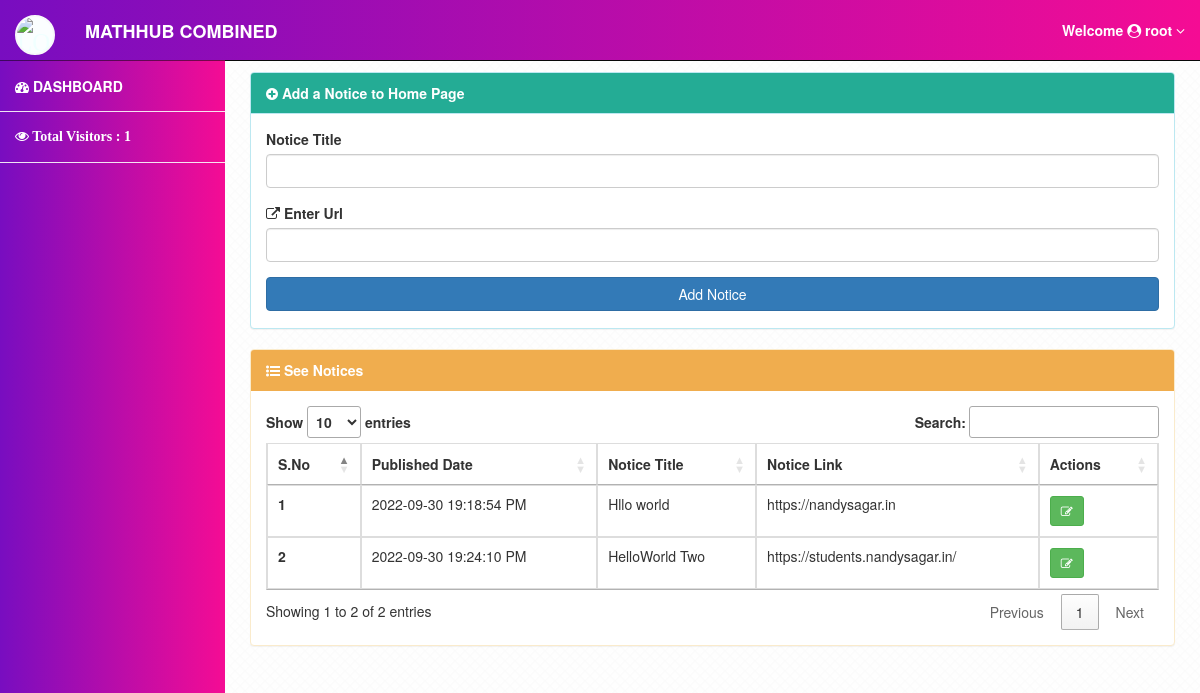
The page /Management/addNotice.php (signed in) on the database its author committed.
### tables this page shows
CREATE TABLE `notices` (
  `sno` int(11) NOT NULL,
  `Date_Time` varchar(100) NOT NULL,
  `notice_title` varchar(255) NOT NULL,
  `notice_link` varchar(255) NOT NULL
);

### Management/addNotice.php (the view, shortened to what this page needs)
<?php
include '../Partials/_dbconnect.php' ;
?>
<!DOCTYPE html>
<html lang="en">
<head>
   <?php include '../Partials/_admin_link.php' ?>
</head>
<body>
<section>
<div id="wrapper">
<?php include '../Partials/_topNav.php' ?>
    <div id="page-wrapper">
        <div class="container-fluid">
            <div class="row" id="main" >
                <div class="col-sm-12 col-md-12 " id="content">
  <div >
  <div class="panel panel-info">
  <div class="panel-heading"> <i class="fa fa-plus-circle"></i>
  Add a Notice to Home Page
  </div>
  <div class="panel-body">
  <form action="addNotice.php" method="POST">
      <div class="form-group">
        <label for="title">Notice Title</label>
        <input type="text" class="form-control" id="title" name="title" required>
      </div>
      <div class="form-group">
        <label for="desc"> <i class="fa fa-external-link"> </i> Enter Url </label>
        <input type="url" class="form-control" id="description" name="description" required>
      </div>
      <button type="submit" class="btn btn-primary btn-block">Add Notice</button>
    </form>
  </div>
  </div>
  </div>
  <div >
  <div class="panel panel-warning">
  <div class="panel-heading"> <i class="fa fa-list-ul"></i> See Notices
  </div>
  <div class="panel-body table-responsive">
  <table class="table table-bordered" id="myTable">
      <thead>
        <tr>
          <th scope="col">S.No</th>
          <th scope="col">Published Date</th>
          <th scope="col">Notice Title</th>
          <th scope="col">Notice Link</th>
          <th scope="col">Actions</th>
        </tr>
      </thead>
      <tbody>
        <?php
          $sql = "SELECT * FROM `notices`";
          $result = mysqli_query($conn, $sql);
          $sno = 0;
          while($row = mysqli_fetch_assoc($result)){
            $sno = $sno + 1;
            echo "<tr>
            <th scope='row'>". $sno . "</th>
            <td>". $row['Date_Time'] . "</td>
            <td>". $row['notice_title'] . "</td>
            <td>". $row['notice_link'] . "</td>
            <td> <button class='edit btn btn-sm btn-success' id=".$row['sno']."><i class='fa fa-edit'></i></button>";
        }
          ?>
      </tbody>
    </table>
  </div>
  </div>
            </div>
        </div>
    </div>
</div>
</section>
</body>
</html>

### css/dashboard.css (style rules this page uses)
@media (min-width:768px) { body { margin-top: 50px; } }
body { background: #ffffff url("../Images/bg.png") ; }
#wrapper { padding-left: 0; }
#page-wrapper { width: 100%; padding: 0; }
@media (min-width:768px) { #wrapper { padding-left: 225px; } }
@media (min-width:768px) { #page-wrapper { padding: 22px 10px; } }
.panel-info .panel-heading { background-color: rgb(36, 172, 149) !important; color: #fff !important; font-weight: 600 !important; }
.panel-warning .panel-heading { border-color: #f0ad4e; background-color: #f0ad4e; color: #fff; font-weight: 600; }
.btn { margin-top:2px !important; margin-bottom:2px !important; }

### rows shown on the page
notices: Date_Time "2022-09-30 19:18:54 PM", notice_title "Hllo world", notice_link "https://nandysagar.in"
notices: Date_Time "2022-09-30 19:24:10 PM", notice_title "HelloWorld Two", notice_link "https://students.nandysagar.in/"

### other values the page prints
$username "root"
$visit_count "1"
